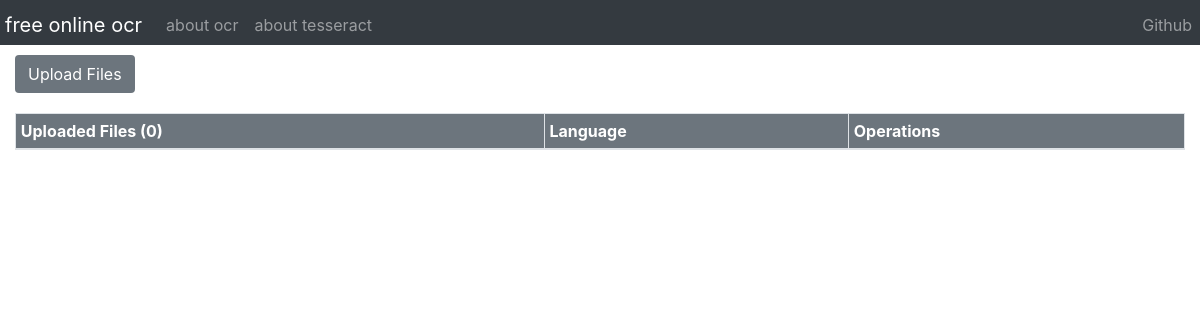
The app's page /, older data.
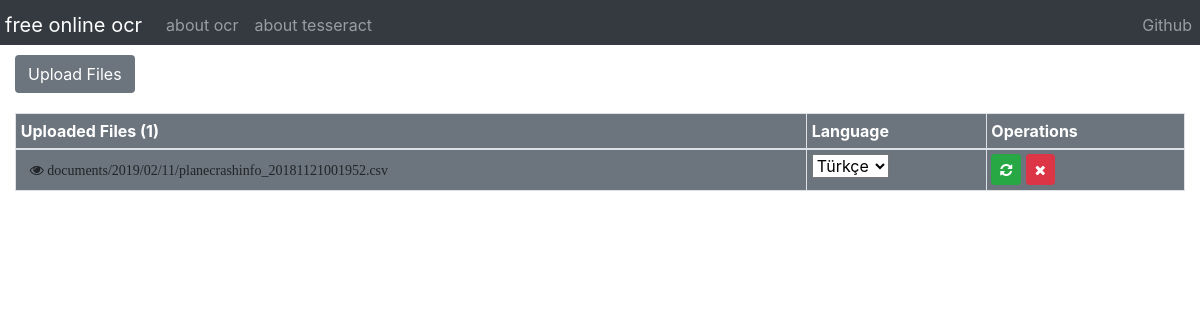
The same page, newer data.
### web/models.py (models this page shows)
class Document(models.Model):
    description = models.CharField(max_length=255, blank=True)
    file = models.ImageField(upload_to='images/%Y/%m/')
    uploaded_at = models.DateTimeField(auto_now_add=True)

### web/views.py (the view, shortened to what this page needs)
# urls.py: re_path(r'^$', views.UploadFileView.as_view(), name='upload'),
class UploadFileView(View):
    def get(self, request):
        document_list = Document.objects.all()
        return render(self.request, 'upload_file.html', {'documents': document_list})

### web/templates/upload_file.html (shortened to what this page needs)
{% extends 'base.html' %}
{% block content %}
<div style="margin-bottom: 20px;">
  <button type="button" class="btn text-white bg-secondary js-upload-photos">
     Upload Files
  </button>
</div>
<table id="gallery" class="table bg-secondary text-white table-sm table-bordered ">
  <thead>
    <tr>
      <th>Uploaded Files ({{ documents.count }})</th>
      <th>Language</th>
      <th>Operations</th>
    </tr>
  </thead>
  <tbody>
    {% for document in documents %}
    <tr class="table">
      <td>
        <a href="{{ document.file.url }}" class="btn btn-sm">
          <span class="fa fa-eye">&nbsp;{{ document.file.name }}</span>
        </a>
      </td>
      <td>
        <select class="selectpicker" data-live-search="true">
          <option>Türkçe</option>
        </select>
      </td>
      <td>
        <a href="{% url 'convert_document' pk=document.pk %}" class="btn btn-sm btn-success">
          <span class="fa fa-refresh"></span>
        </a>
        <a href="{% url 'delete_document' pk=document.pk %}" class="btn btn-sm btn-danger">
          <span class="fa fa-times"></span>
        </a>
      </td>
    </tr>
    {% endfor %}
  </tbody>
</table>
{% endblock %}

### web/templates/base.html (shortened to what this page needs)
<!DOCTYPE html>
{% load staticfiles %}
<html lang="en" dir="ltr">
<head>
  <link rel="stylesheet" href="https://stackpath.bootstrapcdn.com/bootstrap/4.2.1/css/bootstrap.min.css">
  <link rel="stylesheet" href="https://cdnjs.cloudflare.com/ajax/libs/bootstrap-select/1.13.5/css/bootstrap-select.css">
  <link rel="stylesheet" href="{% static 'css/web.css'%}">
  <link href="//maxcdn.bootstrapcdn.com/font-awesome/4.7.0/css/font-awesome.min.css" rel="stylesheet">
</head>
<body class="loader">
  <nav class="navbar navbar-expand-md navbar-dark bg-dark" style="padding:5px 0px 0px 5px !important;margin-bottom:10px !important">
      <div class="navbar-collapse collapse w-50 order-1 order-md-0 dual-collapse2">
          <ul class="navbar-nav mr-auto">
              <li class="nav-item active">
                  <a class="navbar-brand" href="/">free online ocr</a>
              </li>
              <li class="nav-item">
                  <a class="nav-link" href="/about">about ocr <span class="sr-only">(current)</span></a>
              </li>
              <li class="nav-item">
                  <a class="nav-link" href="https://github.com/tesseract-ocr/tesseract">about tesseract <span class="sr-only">(current)</span></a>
              </li>
          </ul>
      </div>
      <div class="navbar-collapse collapse w-50 order-3 dual-collapse2">
          <ul class="navbar-nav ml-auto">
              <li class="nav-item">
                  <a class="nav-link" href="https://github.com/m3hm3taydin/ocr-app-django">Github</a>
              </li>
          </ul>
      </div>
  </nav>
  <div class="container-fluid">
    <div class="row">
      <div class="col-lg-12">
        <div class="web_content">
          {% block content %}
          {% endblock %}
        </div>
      </div>
    </div>
  </div>
</body>
</html>

Row changes from the older to the newer data that the page shows:
added Document: file.name "documents/2019/02/11/planecrashinfo_20181121001952.csv"
Text that changed along with them:
{{ documents.count }}: "0" → "1"
